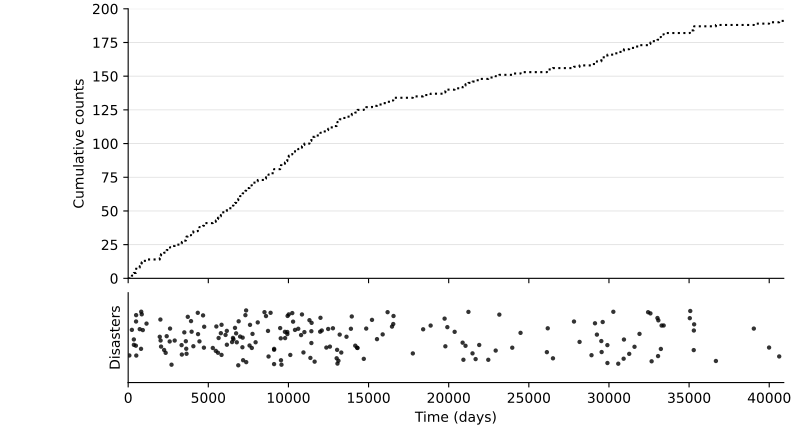

Source code (Python):
"""Plot coal-mining disaster days and their cumulative counting process.

All event days are read from Code/data/coal_disasters.csv.
"""

from pathlib import Path

import matplotlib.pyplot as plt
import numpy as np
import pandas as pd


HERE = Path(__file__).resolve().parent
DATA_FILE = HERE.parents[2] / "data" / "coal_disasters.csv"
START_DAY = 0
END_DAY = 40907  # 1 January 1963, following 112 calendar years


def main() -> None:
    days = pd.read_csv(DATA_FILE)["day"].to_numpy(dtype=int)
    days.sort()
    if not len(days) or days[0] < START_DAY or days[-1] >= END_DAY:
        raise ValueError(f"Missing or out-of-range disaster days in {DATA_FILE}")

    # A right-continuous counting process: N(t) jumps by one at each event.
    count_x = np.r_[START_DAY, days, END_DAY]
    count_y = np.r_[0, np.arange(1, len(days) + 1), len(days)]

    fig, (ax_count, ax_events) = plt.subplots(
        2, 1, figsize=(8.0, 4.4), sharex=True,
        gridspec_kw={"height_ratios": [3, 1], "hspace": 0.08},
    )

    ax_count.step(count_x, count_y, where="post", color="black",
                  linestyle=":", linewidth=1.5)
    ax_count.set_ylabel("Cumulative counts")
    ax_count.set_ylim(0, max(200, len(days) + 5))
    ax_count.grid(axis="y", color="0.88", linewidth=0.6)

    # Jitter changes only displayed vertical positions, never event days.
    rng = np.random.default_rng(2026)
    jitter = rng.uniform(-0.34, 0.34, size=len(days))
    ax_events.scatter(days, jitter, s=10, color="black", alpha=0.8,
                      linewidths=0)
    ax_events.set_ylim(-0.55, 0.55)
    ax_events.set_yticks([])
    ax_events.set_ylabel("Disasters")
    ax_events.set_xlabel("Time (days)")

    for ax in (ax_count, ax_events):
        ax.set_xlim(START_DAY, END_DAY)
        ax.spines[["top", "right"]].set_visible(False)
    ax_events.set_xticks(np.arange(0, 40001, 5000))

    fig.subplots_adjust(left=0.16, right=0.98, top=0.98, bottom=0.13)
    fig.savefig(HERE / "recorded_disaster_times.pdf")
    plt.close(fig)
    print(f"Plotted {len(days)} disasters from {DATA_FILE}")


if __name__ == "__main__":
    main()
